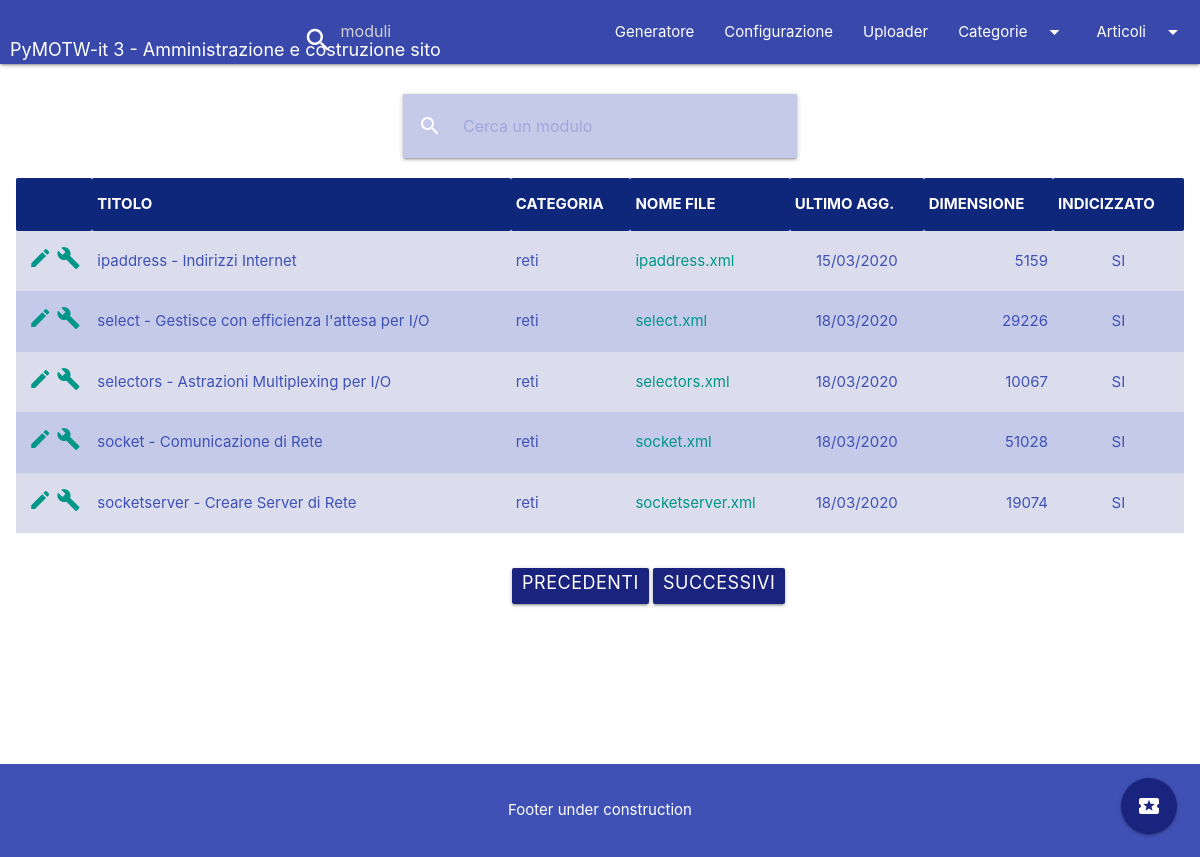
Page /article/6 on the committed database.
### app/models.py (models this page shows, shortened)
class Article(db.Model):
    __tablename__ = 'articles'
    id = db.Column(db.Integer, primary_key=True)
    title = db.Column(db.String(255))
    categ_id = db.Column(db.Integer, db.ForeignKey('categories.id'))
    artcat = db.relationship('Category', backref='article')
    filename = db.Column(db.String(255), nullable=False, unique=True)
    lastmod = db.Column(db.DateTime)
    size = db.Column(db.Integer)
    indexed = db.Column(db.Integer)

class Category(db.Model):
    __tablename__ = 'categories'
    id = db.Column(db.Integer, primary_key=True)
    descr = db.Column(db.String(255), nullable=False)
    articles = db.relationship('Article', backref='category',
                               lazy='dynamic')

### app/routes/main.py (the view)
@main.route('/article/<string:key>', methods=['GET', 'POST'])
def article(key):
    diz = _get_config_items()
    form = SearchArticlesForm()
    page = request.args.get('page', 1, type=int)
    if request.method == 'POST' and request.form['filter_text']:
        articles = Article.query.filter(
            Article.title.contains(request.form['filter_text'])
        ).paginate(page=page, per_page=10, count=False)
    else:
        if key and re.match(r'^\d+$', key):
            articles = Article.query.filter_by(
                categ_id=int(key)
            ).paginate(page=page, per_page=10, count=False)
        else:
            articles = Article.query.paginate(
                page=page, per_page=10, count=False
            )
    next_url = url_for('main.article', key=key, page=articles.next_num) \
        if articles.has_next else None
    prev_url = url_for('main.article', key=key, page=articles.prev_num) \
        if articles.has_prev else None
    data = dict(articles=articles, next=next_url, prev=prev_url,
                source_articles_folder=diz['tran_dir'],
                headers=',TITOLO,CATEGORIA,NOME FILE,ULTIMO AGG.,'
                        'DIMENSIONE, INDICIZZATO'.split(','))
    return render_template('article.html', key=None, data=data,
                           form=form, title="Elenco Articoli")

### app/forms.py
class SearchArticlesForm(FlaskForm):
    filter_text = StringField('filterText', validators=[DataRequired()])

### app/models.py (called while the page is built)
    @staticmethod
    def parse_config() -> Tuple[DefaultDict[str, List['GeneratorConfig']],
                                List['GeneratorConfig']]:
        retval = defaultdict(list)
        objlist = list()
        for rk in GeneratorConfig.query.all():
            retval[rk.conf_tabname].append(rk)
            objlist.append(rk)
        return retval, objlist

### app/routes/main.py (called while the page is built)
def _get_config_items():
    parameters, objlist = GeneratorConfig.parse_config()
    diz = dict()
    for obj in objlist:
        diz[obj.conf_key] = obj.conf_value
    return diz

### app/templates/article.html (shortened to what this page needs)
{% extends 'base.html' %}
{% block content %}
  <div class="container">
    <div class="row">
      <div class="col s12 l6 offset-l3">
        <nav>
          <div class="nav-wrapper">
            <form method="post" name="builderlog" action="">
              <div class="input-field">
                {{ form.filter_text(size=50,
                  class="indigo lighten-4 indigo-text text-harden-5", type="search",
                  id="filterText", placeholder="Cerca un modulo") }}
                <label class="label-icon" for="search"><i
                    class="material-icons">search</i></label>
                <i class="material-icons">close</i>
              </div>
            </form>
          </div>
        </nav>
      </div>
      <div class="fixed-action-btn">
        <a class="btn-floating btn-large indigo darken-4">
          <i class="large material-icons">local_activity</i>
        </a>
      </div>
    </div>
  </div>
  </div>
  <div class="row">
    <div class="col s12 m6 l12">
      <table class="table striped indigo lighten-4 indigo-text">
        <thead class="head-articles">
        <tr>
          {% for header in data.headers %}
            <th>{{ header }}</th>
          {% endfor %}
        </tr>
        </thead>
        <tbody>
        {% for article in data.articles.items | sort(attribute='title') %}
          <tr>
            <td class="center-align">
              <a class="teal-text darken-5"
                 title="Modifica voce articolo"
                 href="{{ url_for('main.article', key=article.id) }}">
                <i class="material-icons">edit</i>
              </a>
              <a class="teal-text darken-5"
                 title="(Ri)genera pagina articolo"
                 href="{{ url_for('main.generator', module=article.filename) }}">
                <i class="material-icons">build</i>
              </a>
            </td>
            <td class="left-align">{{ article.title }}</td>
            <td class="left-align">{{ article.artcat.descr }}</td>
            <td class="left-align">
              <a class="teal-text darken-5"
                 title="Modifica sorgente articolo"
                 href="{{ url_for('main.source', module_name=article.filename) }}"
              >
                {{ article.filename }}
              </a>
            </td>
            <td class="center-align">{{ article.lastmod.strftime("%d/%m/%Y") }}</td>
            <td class="right-align">{{ "%d"|format(article.size) }}</td>
            <td class="center-align">{% if article.indexed == 1 %}
              SI{% else %}NO{% endif %}</td>
          </tr>
        {% endfor %}
        </tbody>
      </table>
    </div>
  </div>
  <div class="row">
    <div class="col s12 m6 l6 offset-l5 offset-m3 offset-s1">
      <ul class="pagination">
        <li><a href="{{ data.prev }}"
               class="indigo darken-4 white-text waves-effect waves-light btn">Precedenti</a>
        </li>
        <li><a href="{{ data.next }}"
               class="indigo darken-4 white-text waves-effect waves-light btn">Successivi</a>
        </li>
      </ul>
    </div>
  </div>
{% endblock %}

### app/static/css/admin-style.css (style rules this page uses)
:root { --head-color: #0f277b; }
thead { background-color: #0f277b; color: white; font-width: bolder; }
#filterText::placeholder { color: #9fa8da; opacity: 1; }

### rows in the picture
Article: title "ipaddress - Indirizzi Internet", artcat.descr "reti", filename "ipaddress.xml", lastmod "15/03/2020", size "5159", indexed "SI"
Article: title "select - Gestisce con efficienza l'attesa per I/O", artcat.descr "reti", filename "select.xml", lastmod "18/03/2020", size "29226", indexed "SI"
Article: title "selectors - Astrazioni Multiplexing per I/O", artcat.descr "reti", filename "selectors.xml", lastmod "18/03/2020", size "10067", indexed "SI"
Article: title "socket - Comunicazione di Rete", artcat.descr "reti", filename "socket.xml", lastmod "18/03/2020", size "51028", indexed "SI"
Article: title "socketserver - Creare Server di Rete", artcat.descr "reti", filename "socketserver.xml", lastmod "18/03/2020", size "19074", indexed "SI"

### other values in the picture
{{ header }} "TITOLO" "CATEGORIA" "NOME FILE" "ULTIMO AGG." "DIMENSIONE" "INDICIZZATO"
